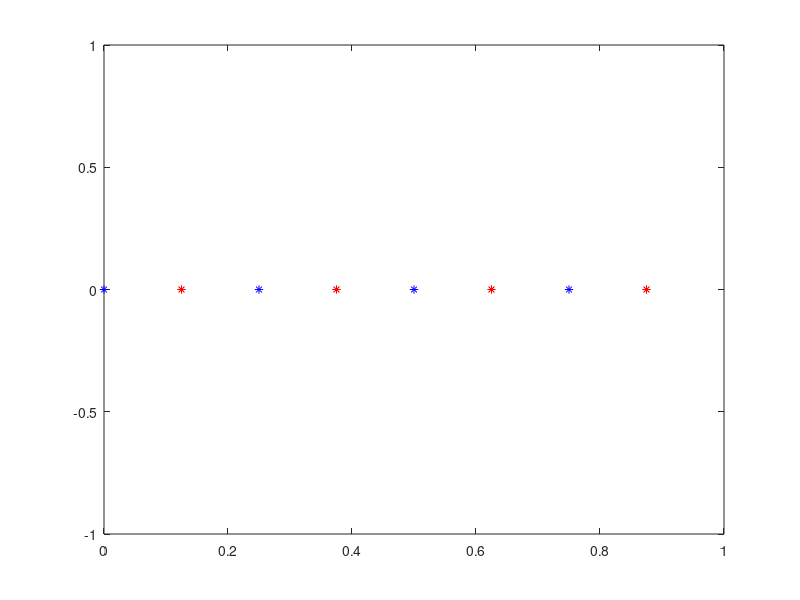

Write MATLAB code to recreate this figure.
% This program calculates pressure corrections at main nodes 
% and use them to find velocity at control volume faces
 
clc
clear all
close all

% Problem Data

rho = 1;                                      % Density of a fluid (kg/m^3)
L = 1;                                        % Nozzle length (m)
xa = 0;                                       % Position of first node A(m)
xb = L;                                       % Position of last node E(m)
m =  4;                                       % Number of control volumes 
A = 0.5;                                      % Cross Sectional area at the inlet(m^2)
d = 1;                                        % Ae/aP
U = 10;                                       % Inlet velocity (m/s)
P_D = 0;                                      % Outlet pressure (Pa) 
deltax = abs(xb-xa)/m;                        % Grid size
xfaces = xa:deltax:(xb-deltax/2);             % Position of cell faces(m)
xnodes = (xa+deltax/2):deltax:xb;             % Postion of main nodes(m)

% Velocity initialization
u = zeros(1,length(xfaces));

% Boundary condition 
u(1) = U;                                            

% Pressure initialization
P = zeros(1,length(xnodes));

% Boundary condition 
P(length(xnodes)) = P_D;  

% Compute guessed velocity using constant mass flow rate
for i = 2:length(xfaces)
    u(i) = 8+(i-1)*2;
end

P_prime = zeros(1,length(xnodes));
% Pressure Correction Equation

for i = 1:length(xnodes)-1
   if i == 1
       aW(i) = 0;
       aE(i) = rho*d*A;
       aP(i) = aW(i)+aE(i);
       b_prime(i) = rho*A*(u(i)-u(i+1));
   else
       aW(i) = rho*d*A;
       aE(i) = rho*d*A;
       aP(i) = aW(i)+aE(i);
       b_prime(i) = rho*A*(u(i)-u(i+1));
   end
end

 %TriDiagonal Matrix Algorithm (TDMA) or Thomas Algorithm
% p_i*T_i = q_i*T_(i+1) + r_i*T_(i-1) + s_i
% p,q,r,s are input vectors. Phi is the solution, also a vector.

% Performs Gauss elimination
for i = 1:length(xnodes)-1
    p = aP(i);
    q = aE(i);
    r = aW(i);
    s = b_prime(i);
    if i == 1
        A(i) = q/p;
        B(i) = s/p;
    else
        A(i) = q/(p-r*A(i-1));
        B(i) = (s+r*B(i-1))/(p-r*A(i-1));
    end
    
end
% Performs backward substitution
for i = length(xnodes)-1:-1:1
  P_prime(i) = A(i)*P_prime(i+1)+B(i);
end

%Corrected nodal pressures using pressure corrections
for i = 2:length(xnodes)-1
    P(i) = P(i)+P_prime(i);
end


for i = 2:length(xfaces)
    u(i) = u(i)+d*(P_prime(i-1)-P_prime(i));
end

plot(xnodes,0,'-*r')
hold on 
plot(xfaces,0,'*b')
